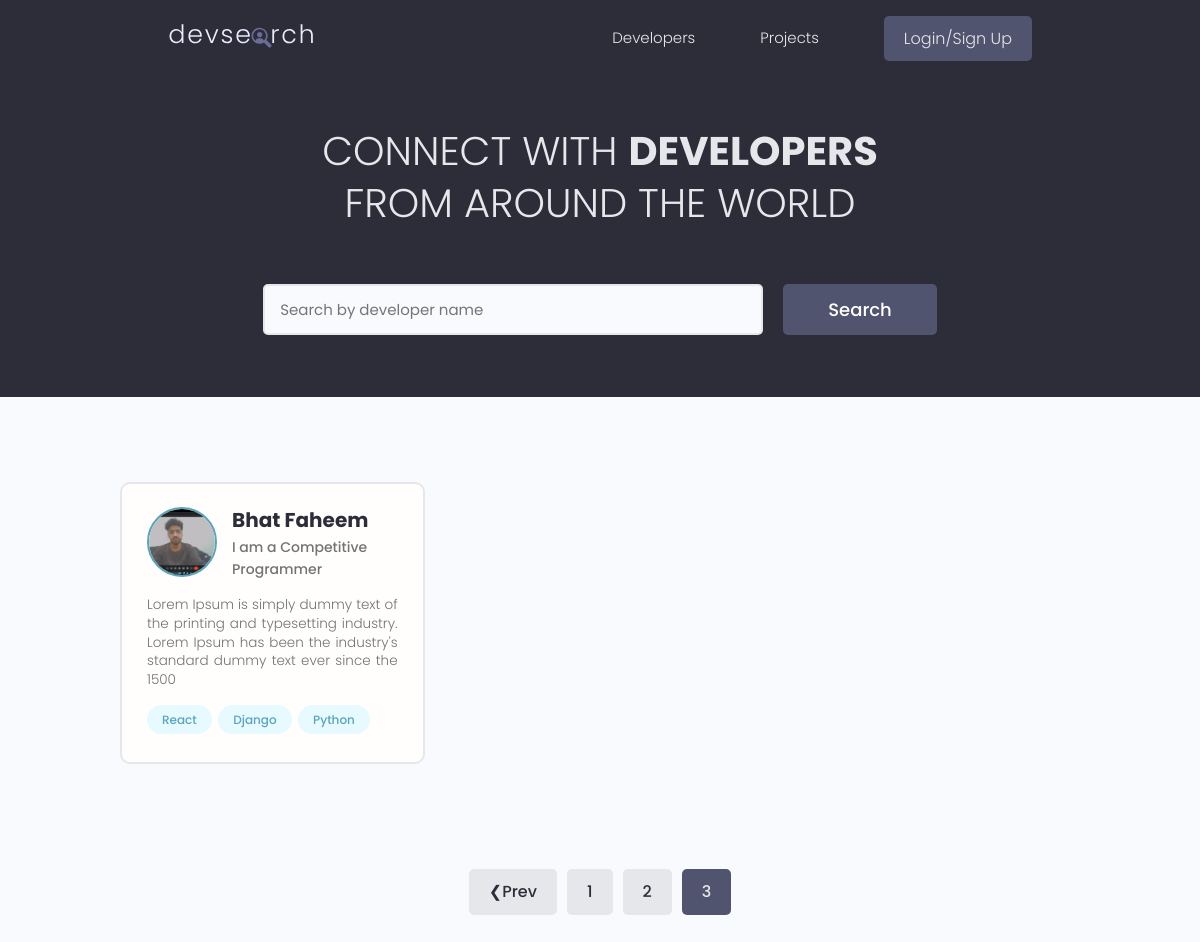
Page /?page=4 on the earlier database version.
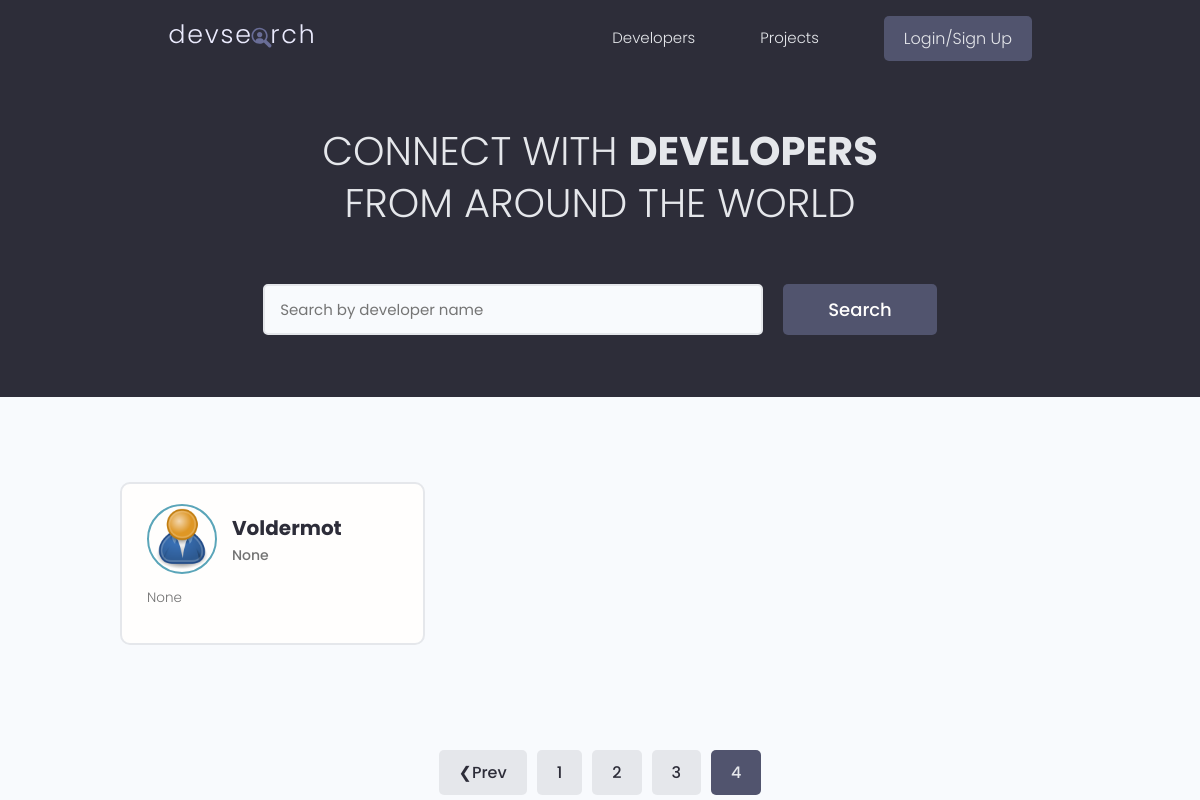
Same page on the later database version.
### users/models.py (models this page shows, shortened)
class Profile(models.Model):
    user = models.OneToOneField(User, on_delete=models.CASCADE, null=True, blank=True)
    name = models.CharField(max_length=200, blank=True, null=True)
    username = models.CharField(max_length=200, blank=True, null=True)
    location = models.CharField(max_length=200, blank=True, null=True)
    email = models.EmailField(max_length=500, null=True, blank=True)
    short_intro = models.CharField(max_length=200, blank=True, null=True)
    bio = models.TextField(blank=True, null=True)
    profile_img = models.ImageField(
        null=True,
        blank=True,
        upload_to="profiles/",
        default="profiles/user-default.png",
    )
    social_github = models.CharField(max_length=200, blank=True, null=True)
    social_twitter = models.CharField(max_length=200, blank=True, null=True)
    social_linkedin = models.CharField(max_length=200, blank=True, null=True)
    social_youtube = models.CharField(max_length=200, blank=True, null=True)
    social_website = models.CharField(max_length=200, blank=True, null=True)
    created = models.DateTimeField(auto_now_add=True)
    id = models.UUIDField(
        default=uuid.uuid4, unique=True, primary_key=True, editable=False
    )

class Skill(models.Model):
    owner = models.ForeignKey(Profile, on_delete=models.CASCADE, null=True, blank=True)
    name = models.CharField(max_length=200, blank=True, null=True)
    description = models.TextField(null=True, blank=True)
    created = models.DateTimeField(auto_now_add=True)
    id = models.UUIDField(
        default=uuid.uuid4, unique=True, primary_key=True, editable=False
    )
    def __str__(self):
        return str(self.name)

### users/views.py (the view)
# urls.py: path("", views.profiles, name="profiles"),
def profiles(request):
    profiles, search_query = searchProfiles(request)
    custom_range, profiles = paginationProfiles(request, profiles, 1)
    context = {
        "profiles": profiles,
        "search_query": search_query,
        "custom_range": custom_range,
    }
    return render(request, "users/profiles.html", context)

### users/utils.py (called while the page is built)
def paginationProfiles(request, profiles, results):
    page = request.GET.get("page")
    paginator = Paginator(profiles, results)
    try:
        profiles = paginator.page(page)
    except PageNotAnInteger:
        page = 1
        profiles = paginator.page(page)
    except EmptyPage:
        page = paginator.num_pages
        profiles = paginator.page(page)
    leftIndex = int(page) - 4
    if leftIndex < 1:
        leftIndex = 1
    rightIndex = int(page) + 5
    if rightIndex > paginator.num_pages:
        rightIndex = paginator.num_pages + 1
    custom_range = range(leftIndex, rightIndex)
    return custom_range, profiles

def searchProfiles(request):
    search_query = ""
    if request.GET.get("search_query"):
        search_query = request.GET.get("search_query")
    skills = Skill.objects.filter(name__icontains=search_query)
    profiles = Profile.objects.distinct().filter(
        Q(name__icontains=search_query)
        | Q(short_intro__icontains=search_query)
        | Q(skill__in=skills)
    )
    return profiles, search_query

### users/templates/users/profiles.html (shortened to what this page needs)
{% extends 'main.html' %} {% block content %}
<main class="home">
  <section class="hero-section text-center">
    <div class="container container--narrow">
      <div class="hero-section__box">
        <h2>CONNECT WITH <span>DEVELOPERS</span></h2>
        <h2>FROM AROUND THE WORLD</h2>
      </div>
      <div class="hero-section__search">
        <form
          id="searchForm"
          class="form"
          action="{% url 'profiles' %}"
          method="get"
        >
          <div class="form__field">
            <input
              class="input input--text"
              id="formInput#search"
              type="text"
              name="search_query"
              value="{{search_query}}"
              placeholder="Search by developer name"
            />
          </div>
          <input class="btn btn--sub btn--lg" type="submit" value="Search" />
        </form>
      </div>
    </div>
  </section>
  <section class="devlist">
    <div class="container">
      <div class="grid grid--three">
        {% for profile in profiles %}
        <div class="column card">
          <div class="dev">
            <a href="{% url 'user-profile' profile.id %}" class="card__body">
              <div class="dev__profile">
                <img
                  class="avatar avatar--md"
                  src="{{ profile.profile_img.url}}"
                  alt="image"
                />
                <div class="dev__meta">
                  <h3>{{profile.name}}</h3>
                  <h5>{{profile.short_intro|slice:"60"}}</h5>
                </div>
              </div>
              <p class="dev__info">{{profile.bio|slice:"150"}}</p>
              <div class="dev__skills">
                {% for skill in profile.skill_set.all|slice:"5" %}
                <span class="tag tag--pill tag--main">
                  <small>{{skill}}</small>
                </span>
                {% endfor %}
              </div>
            </a>
          </div>
        </div>
        {% endfor %}
      </div>
    </div>
  </section>
  {% include 'pagination.html' with queryset=profiles %}
</main>
{% endblock%}

Differences in the rows shown:
no longer on this page (row unchanged): Profile: profile_img (picture), name "Bhat Faheem", short_intro "I am a Competitive Programmer", bio "Lorem Ipsum is simply dummy text of the printing and typesetting industry. Lorem Ipsum has been the industry's standard dummy text ever since the 1500"
no longer on this page (row unchanged): Skill: name "React"
no longer on this page (row unchanged): Skill: name "Django"
no longer on this page (row unchanged): Skill: name "Python"
added Profile: profile_img (placeholder picture), name "Voldermot", short_intro "None", bio "None"
Other differences:
list line gone: "3"
new list line: "3"
new list line: "4"
